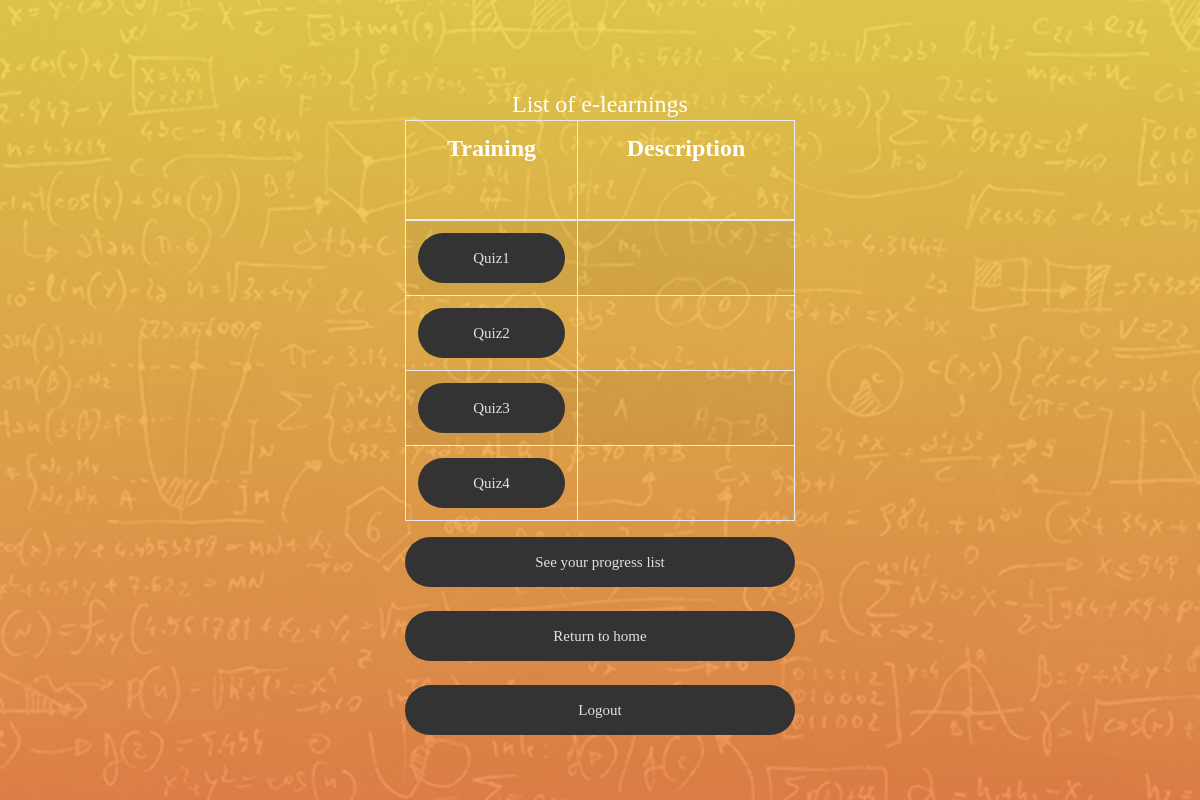
Page /quiz/quiz_index/ on the committed database.
### quiz/models.py (models this page shows, shortened)
@python_2_unicode_compatible
class Quiz(models.Model):
	title = models.CharField(
		verbose_name=_("Title"),
		max_length=60, blank=False)
	description = models.TextField(
		verbose_name=_("Description"),
		blank=True, help_text=_("a description of the quiz"))
	url = models.SlugField(
		max_length=60, blank=False,
		help_text=_("a user friendly url"),
		verbose_name=_("user friendly url"))
	category = models.ForeignKey(
		Category, null=True, blank=True,
		verbose_name=_("Category"), on_delete=models.CASCADE)
	random_order = models.BooleanField(
		blank=False, default=False,
		verbose_name=_("Random Order"),
		help_text=_("Display the questions in "
					"a random order or as they "
					"are set?"))
	max_questions = models.PositiveIntegerField(
		blank=True, null=True, verbose_name=_("Max Questions"),
		help_text=_("Number of questions to be answered on each attempt."))
	answers_at_end = models.BooleanField(
		blank=False, default=False,
		help_text=_("Correct answer is NOT shown after question."
					" Answers displayed at the end."),
		verbose_name=_("Answers at end"))
	exam_mode = models.BooleanField(
		blank=False, default=False,
		help_text=_("Exam result show."
					"Progress Report show."),
		verbose_name=_("Exam mode"))
	exam_paper = models.BooleanField(
		blank=False, default=False,
		help_text=_("If yes, the result of each"
					" attempt by a user will be"
					" stored. Necessary for marking."),
		verbose_name=_("Exam Paper"))
	single_attempt = models.BooleanField(
		blank=False, default=False,
		help_text=_("If yes, only one attempt by"
					" a user will be permitted."
					" Non users cannot sit this exam."),
		verbose_name=_("Single Attempt"))
	pass_mark = models.SmallIntegerField(
		blank=True, default=0,
		verbose_name=_("Pass Mark"),
		help_text=_("Percentage required to pass exam."),
		validators=[MaxValueValidator(100)])
	success_text = models.TextField(
		blank=True, help_text=_("Displayed if user passes."),
		verbose_name=_("Success Text"))
	fail_text = models.TextField(
		verbose_name=_("Fail Text"),
		blank=True, help_text=_("Displayed if user fails."))
	draft = models.BooleanField(
		blank=True, default=False,
		verbose_name=_("Draft"),
		help_text=_("If yes, the quiz is not displayed"
					" in the quiz list and can only be"
					" taken by users who can edit"
					" quizzes."))
	class Meta:
		verbose_name = _("Quiz")
		verbose_name_plural = _("Quizzes")

### quiz/views.py (the view)
class QuizListView(ListView):
    model = Quiz
    def get_queryset(self):
        queryset = super(QuizListView, self).get_queryset()
        return queryset.filter(draft=False)

### quiz/templates/quiz/quiz_list.html (shortened to what this page needs)
{% extends 'base2.html' %}
{% load i18n %}
{% load static %}
{% block body %}
<div class="limiter">
<div class="container-login100"  style="background-image: url('{% static 'images/img-01.jpg' %}');">
  <div class="wrap-login100 p-t-30 p-b-10">
      <span class="login100-form-title p-t-5 p-b-1"> List of e-learnings</span>
          {% if quiz_list %}
      		<table class="table table-bordered table-striped">
      		  <thead>
      			<tr>
      			  <th><span class="login100-form-title p-t-1 p-b-45"> Training</span></th>
              <th><span class="login100-form-title p-t-1 p-b-45"> Description</span></th>
      			</tr>
      		  </thead>
      		  <tbody>
              {% for quiz in quiz_list %}
        			<tr>
      			  <td>
                <a href="{% url 'quiz_start_page' slug=quiz.url %}" class="login100-form-btn"> {{ quiz.title }} </a>
                <td><span class="login100-form-title p-t-1 p-b-45"> {{ quiz.description }} </span></td>
      			</tr>
              {% endfor %}
      		  </tbody>
      		</table>
      	{% else %}
              <p>{% trans "There are no available e-learnings" %}.</p>
          {% endif %}
          <a href= "{% url 'quiz_progress' %}" class="login100-form-btn" >See your progress list</a>
          <br>
          <a href= "{% url 'index' %}" class="login100-form-btn" >Return to home</a>
          <br>
          <a href= "{% url 'pagelogout' %}" class="login100-form-btn" >Logout</a>
</div>
</div>
</div>
{% endblock %}

### fileloader/static/css/main.css (style rules this page uses)
* { margin: 0px; padding: 0px; box-sizing: border-box; }
body, html { height: 100%; font-family: Montserrat-Regular, sans-serif; }
a { font-family: Montserrat-Regular; font-size: 14px; line-height: 1.7; color: #666666; margin: 0px; transition: all 0.4s; -webkit-transition: all 0.4s; -o-transition: all 0.4s; -moz-transition: all 0.4s; }
.limiter { width: 100%; margin: 0 auto; }
.container-login100 { width: 100%; min-height: 100vh; display: -webkit-box; display: -webkit-flex; display: -moz-box; display: -ms-flexbox; display: flex; flex-wrap: wrap; justify-content: center; align-items: center; padding: 15px; background-repeat: no-repeat; background-size: cover; background-position: center; position: relative; z-index: 1; }
.container-login100::before { content: ""; display: block; position: absolute; z-index: -1; width: 100%; height: 100%; top: 0; left: 0; background: #F0884C; background: -webkit-linear-gradient(bottom, #F0884C, #F0D74C); background: -o-linear-gradient(bottom, #F0884C, #F0D74C); background: -moz-linear-gradient(bottom, #F0884C, #F0D74C); background: linear-gradient(bottom, #F0884C, #F0D74C); opacity: 0.9; }
.wrap-login100 { width: 390px; background: transparent; }
.login100-form-title { font-family: Montserrat-ExtraBold; font-size: 24px; color: #fff; line-height: 1.2; text-align: center; width: 100%; display: block; }
.login100-form-btn { font-family: Montserrat-Bold; font-size: 15px; line-height: 1.5; color: #e0e0e0; width: 100%; height: 50px; border-radius: 25px; background: #333333; display: -webkit-box; display: -webkit-flex; display: -moz-box; display: -ms-flexbox; display: flex; justify-content: center; align-items: center; padding: 0 25px; -webkit-transition: all 0.4s; -o-transition: all 0.4s; -moz-transition: all 0.4s; transition: all 0.4s; position: relative; z-index: 1; }
.login100-form-btn::before { content: ""; display: block; position: absolute; z-index: -1; width: 100%; height: 100%; border-radius: 25px; top: 0; left: 0; background: #F0884C; background: -webkit-linear-gradient(bottom, #F0884C, #F0D74C); background: -o-linear-gradient(bottom, #F0884C, #F0D74C); background: -moz-linear-gradient(bottom, #F0884C, #F0D74C); background: linear-gradient(bottom, #F0884C, #F0D74C); -webkit-transition: all 0.4s; -o-transition: all 0.4s; -moz-transition: all 0.4s; transition: all 0.4s; opacity: 0; }

### rows in the picture
Quiz: title "Quiz1"
Quiz: title "Quiz2"
Quiz: title "Quiz3"
Quiz: title "Quiz4"
